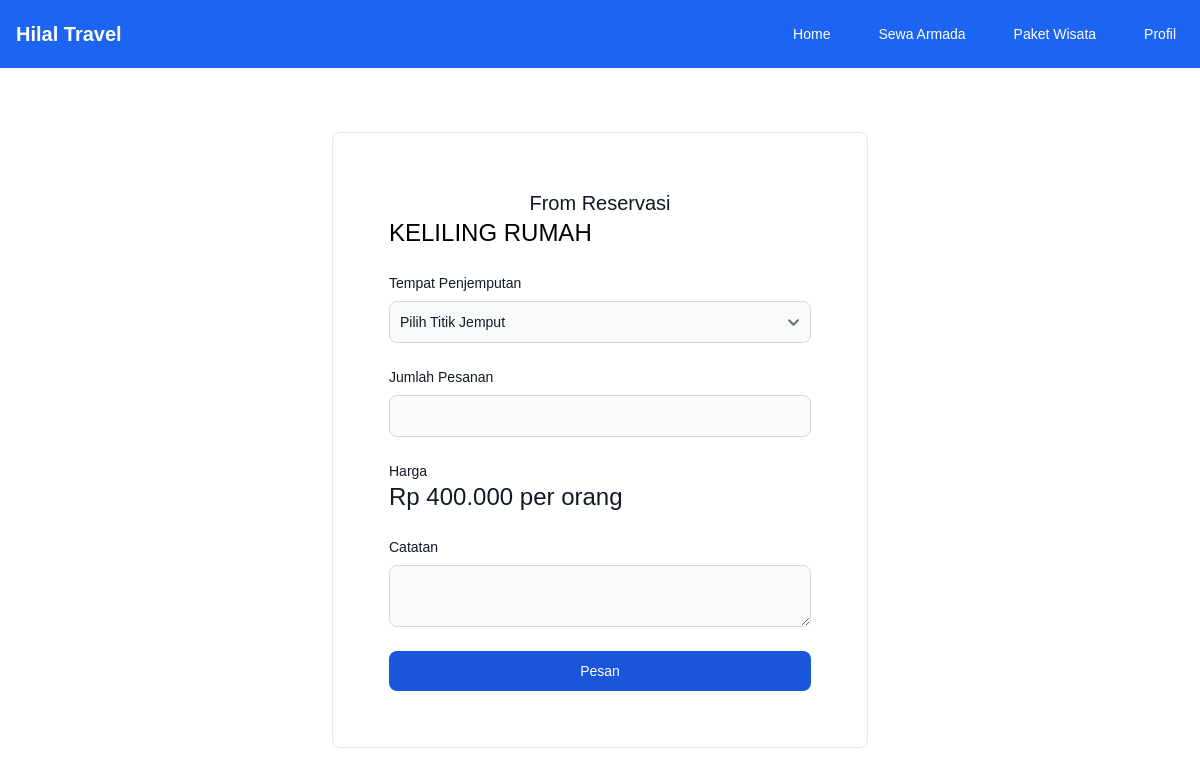
Before: /app/user/paket/pesan.php?id=P0001 (signed in) with the older database file.
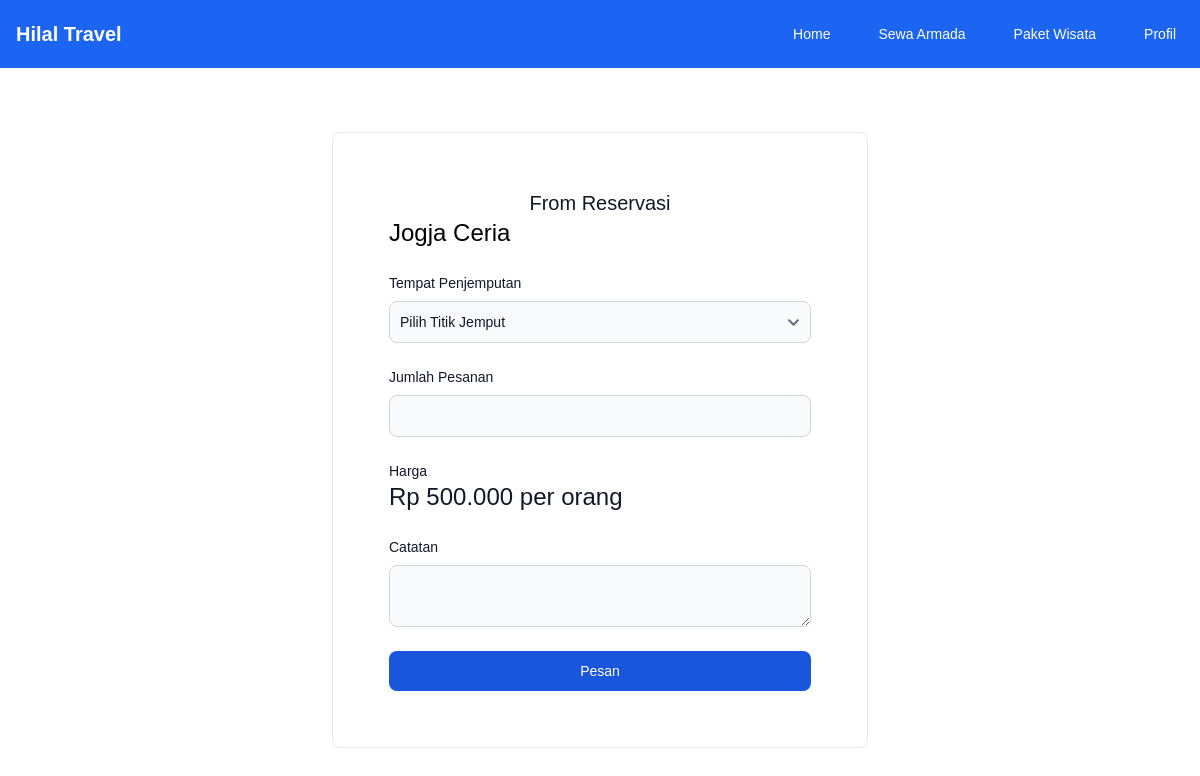
After: the same page with the newer database file.
### tables this page shows
CREATE TABLE `paket` (
  `ID_PAKET` char(8) NOT NULL,
  `NAMA_PAKET` varchar(32) NOT NULL,
  `DESTINASI_PAKET` varchar(256) NOT NULL,
  `HARGA_PAKET` bigint(20) NOT NULL,
  `JEMPUT_PAKET` varchar(256) NOT NULL,
  `KAPASITAS_PAKET` int(11) NOT NULL,
  `TANGGAL_PAKET` datetime NOT NULL,
  `DESKRIPSI_PAKET` varchar(256) NOT NULL,
  `GAMBAR_PAKET` varchar(256) NOT NULL
);

### app/database.php (called while the page is built, shortened)
<?php
	function getPaketById($id) {
		try{
			$statement = DB->prepare("SELECT * FROM paket where ID_PAKET = :id");
			$statement->bindValue(':id',$id);
			$statement->execute();
			return $statement->fetch(PDO::FETCH_ASSOC);
		}
		catch(PDOException $err){
			echo $err->getMessage();
		}
	}
?>

### assets/inc/user/paket/pesan.php (the view, shortened to what this page needs)
<h2 class="text-2xl text-bold"><?= $paket["NAMA_PAKET"]; ?></h2>
<div>
  <label
    for="titik"
    class="block mb-2 text-sm font-medium text-gray-900"
    >Tempat Penjemputan</label
  >
  <select class="bg-gray-50 border border-gray-300 text-gray-900 text-sm rounded-lg focus:ring-blue-500 focus:border-blue-500 block w-full p-2.5" name="titik">
      <option value="" selected disabled>Pilih Titik Jemput</option>
  </select>
</div>
<div>
  <label
    for="jumlah"
    class="block mb-2 text-sm font-medium text-gray-900"
    >Jumlah Pesanan</label
  >
  <input
    type="number"
    name="jumlah"
    id="jumlah"
    class="bg-gray-50 border border-gray-300 text-gray-900 text-sm rounded-lg focus:ring-blue-500 focus:border-blue-500 block w-full p-2.5"
    required
  />
</div>
<div>
  <label
    class="block mb-2 text-sm font-medium text-gray-900"
    >Harga<label
  >
  <h2 class="text-2xl text-bold"><?= "Rp " . number_format($paket["HARGA_PAKET"], 0, ',', '.');?> per orang</h2>
</div>
<div>
  <label
    for="catatan"
    class="block mb-2 text-sm font-medium text-gray-900"
    >Catatan</label
  >
  <textarea
    type="text"
    name="catatan"
    id="catatan"
    class="bg-gray-50 border border-gray-300 text-gray-900 text-sm rounded-lg focus:ring-blue-500 focus:border-blue-500 block w-full p-2.5"
    required
  ></textarea>
</div>
<button
  id="pay-button"
  type="submit"
  name="submit"
  class="w-full text-white bg-blue-700 hover:bg-blue-800 focus:ring-4 focus:outline-none focus:ring-blue-300 font-medium rounded-lg text-sm px-5 py-2.5 text-center"
>
  Pesan
</button>

Changed rows visible on the page:
changed paket: NAMA_PAKET "KELILING RUMAH" → "Jogja Ceria"; HARGA_PAKET "400.000" → "500.000"
